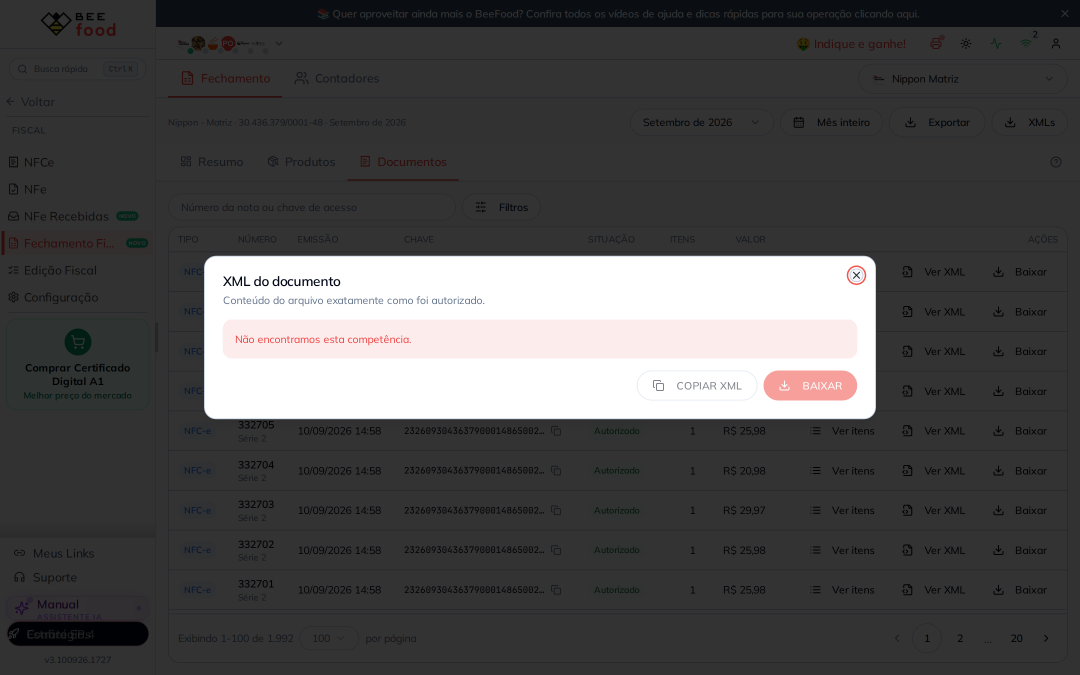
#> input picture manuais/fechamento-fiscal/imagens-puras/07-dialog-xml.png, 2160 x 1350 px, given in place of 01-tela-resumo.png, which was not available (shown at 1/2 size); the run also reads 1 picture not shown here
$ python annotate.py
#> lines starting #> are read from the running program, lines starting #| are printed output that depends on the picture; after the words box and inside, x2 and y2 are one past the last pixel; in counts of white or black regions, pixels touching at a corner belong together; pictures that were not available may be replaced by others from this repository, and a replacement may not be noted
"""Anota os screenshots do #94 Fechamento Fiscal.

Setas verdes + badges. Coordenadas em fracoes (0..1).
Cada marcador: (numero, alvo_x, alvo_y, badge_x, badge_y)
"""
import math
import os

from PIL import Image, ImageDraw, ImageFilter, ImageFont, ImageOps, ImageStat

SRC = "imagens-puras"
OUT = "imagens-tratadas"
os.makedirs(OUT, exist_ok=True)

GREEN = (22, 150, 78)
WHITE = (255, 255, 255)
A_LINE = 220
A_BADGE = 235

FONT_CANDIDATES = [
    r"C:\Windows\Fonts\arialbd.ttf",
    "/usr/share/fonts/truetype/croscore/Arimo-Bold.ttf",
    "/usr/share/fonts/truetype/dejavu/DejaVuSans-Bold.ttf",
]


def font(sz):
    for caminho in FONT_CANDIDATES:
        if os.path.exists(caminho):
            return ImageFont.truetype(caminho, sz)
    raise RuntimeError("nenhuma fonte bold encontrada")


def draw_arrow(d, x0, y0, x1, y1, w):
    col = GREEN + (A_LINE,)
    d.line([(x0, y0), (x1, y1)], fill=col, width=w)
    ang = math.atan2(y1 - y0, x1 - x0)
    L = w * 3.6
    for s in (0.45, -0.45):
        d.line([(x1, y1), (x1 - L * math.cos(ang - s), y1 - L * math.sin(ang - s))],
               fill=col, width=w)


def badge(d, cx, cy, r, num, fnt):
    d.ellipse([cx - r - 2, cy - r - 2, cx + r + 2, cy + r + 2], fill=WHITE + (235,))
    d.ellipse([cx - r, cy - r, cx + r, cy + r], fill=GREEN + (A_BADGE,))
    t = str(num)
    bb = d.textbbox((0, 0), t, font=fnt)
    d.text((cx - (bb[2] - bb[0]) / 2 - bb[0], cy - (bb[3] - bb[1]) / 2 - bb[1]),
           t, fill=WHITE, font=fnt)


def faixas(perfil, gap):
    """Trechos com tinta no perfil, unindo lacunas de ate `gap` pixels.

    Trechos com menos de 6 px caem fora: sao bordas de tabela, nao texto.
    """
    achadas = []
    inicio = fim = None
    for i, v in enumerate(perfil):
        if v >= 2:
            inicio = i if inicio is None else inicio
            fim = i
        elif inicio is not None and i - fim > gap:
            achadas.append((inicio, fim + 1))
            inicio = fim = None
    if inicio is not None:
        achadas.append((inicio, fim + 1))
    return [(a, b) for a, b in achadas if b - a >= 6]


def desfocar(img, regioes):
    """Suaviza so a mancha de cada valor: da para ver que ali tem um numero."""
    W, H = img.size
#> W = 2160; H = 1350
    gap = max(6, W // 150)
#> gap = 14
    for (fx, fy, fw, fh) in regioes:
        x0, y0 = int(fx * W), int(fy * H)
        x1, y1 = int((fx + fw) * W), int((fy + fh) * H)
        lg, at = x1 - x0, y1 - y0
        cinza = ImageOps.autocontrast(img.crop((x0, y0, x1, y1)).convert("L"))
        fundo = ImageStat.Stat(cinza).median[0]
        tinta = cinza.point(lambda v: 255 if abs(v - fundo) > 28 else 0)
        for (ly0, ly1) in faixas(list(tinta.resize((1, at), Image.BOX).getdata()), 1):
            linha = tinta.crop((0, ly0, lg, ly1)).resize((lg, 1), Image.BOX)
            alt = ly1 - ly0
            margem = max(2, alt // 4)
            for (lx0, lx1) in faixas(list(linha.getdata()), gap):
                caixa = (max(0, x0 + lx0 - margem), max(0, y0 + ly0 - margem),
                         min(W, x0 + lx1 + margem), min(H, y0 + ly1 + margem))
                img.paste(img.crop(caixa).filter(ImageFilter.GaussianBlur(max(3, alt // 4))), caixa)
#> this loop made 6 passes
#> fundo on passes 1 to 6: 255, 255, 238, 254, 255, 254
#> pass 1, in desfocar, `cinza = ImageOps.autocontrast(img.crop((x0, y0, x1, y1)).convert("L"))`:
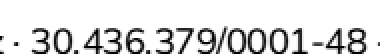
#> cinza: PIL image 190x27 L (shown 2 times larger); min 0, max 255, mean 221.5
#> pass 1, in desfocar, `tinta = cinza.point(lambda v: 255 if abs(v - fundo) > 28 else 0)`:
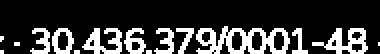
#> tinta: PIL image 190x27 L (shown 2 times larger); 21% white in thin lines or dots, all inside (x1, y1, x2, y2) = (0, 13, 190, 27)
#> pass 2, in desfocar, `cinza = ImageOps.autocontrast(img.crop((x0, y0, x1, y1)).convert("L"))`:
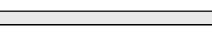
#> cinza: PIL image 212x35 L; min 0, max 255, mean 227.4
#> pass 2, in desfocar, `tinta = cinza.point(lambda v: 255 if abs(v - fundo) > 28 else 0)`:
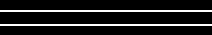
#> tinta: PIL image 212x35 L; 11.4% white in thin lines or dots, all inside (x1, y1, x2, y2) = (0, 10, 212, 26)
#> after the loop:
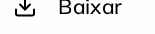
#> cinza: PIL image 155x34 L; min 0, max 254, mean 235.5
    return img


def annotate(name, markers, ring=None, blur=None):
    img = Image.open(os.path.join(SRC, name)).convert("RGBA")
    if blur:
        img = desfocar(img, blur)
    W, H = img.size
#> W = 2160; H = 1350
    overlay = Image.new("RGBA", (W, H), (0, 0, 0, 0))
#> overlay: PIL image 2160x1350 RGBA; every value is 0
    d = ImageDraw.Draw(overlay)
    r = int(W * 0.0125)
#> r = 27
    fnt = font(int(r * 1.2))
    w = max(2, int(W * 0.0022))
#> w = 4
    for (fx, fy, fw, fh) in (ring or []):
        x0, y0 = fx * W, fy * H
        d.rectangle([x0, y0, x0 + fw * W, y0 + fh * H], outline=GREEN + (A_LINE,), width=w)
    for (num, tx, ty, bx, by) in markers:
        TX, TY, BX, BY = tx * W, ty * H, bx * W, by * H
        ang = math.atan2(TY - BY, TX - BX)
        draw_arrow(d, BX + (r + 5) * math.cos(ang), BY + (r + 5) * math.sin(ang), TX, TY, w)
        badge(d, BX, BY, r, num, fnt)
    Image.alpha_composite(img, overlay).convert("RGB").save(os.path.join(OUT, name))
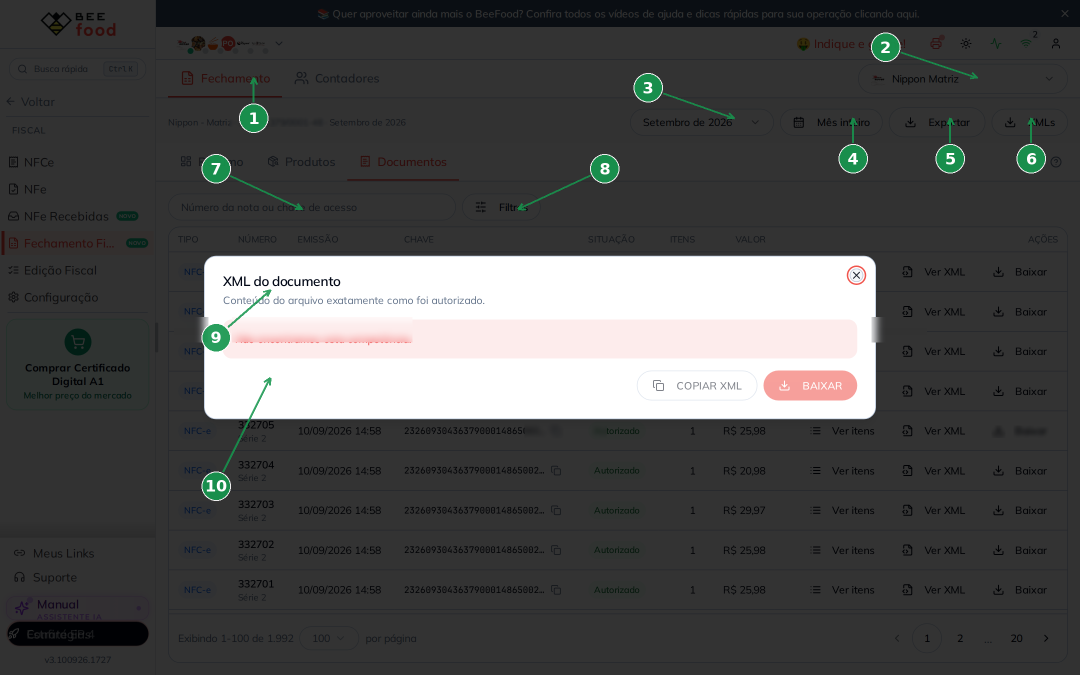
#> saved as 01-tela-resumo.png: PIL image 2160x1350 RGB (shown at 1/2 size); mean R, G, B 78.1, 78.5, 78.2
    print("OK", name)


# CNPJ da empresa e os R$ da tela de resumo.
CNPJ = (0.214, 0.166, 0.088, 0.020)
RESUMO = [
    CNPJ,
    (0.193, 0.318, 0.098, 0.026),  # valor autorizado
    (0.165, 0.476, 0.690, 0.026),  # composição
    (0.488, 0.625, 0.072, 0.052),  # ICMS
    (0.468, 0.770, 0.094, 0.029),  # total dos tributos
    (0.913, 0.634, 0.072, 0.025),  # valor total por tipo
]


# 1. Resumo
annotate("01-tela-resumo.png", [
    (1, 0.235, 0.115, 0.235, 0.175),   # aba Fechamento
    (2, 0.905, 0.115, 0.820, 0.070),   # seletor Nippon
    (3, 0.680, 0.175, 0.600, 0.130),   # competencia
    (4, 0.790, 0.175, 0.790, 0.235),   # Mes inteiro
    (5, 0.880, 0.175, 0.880, 0.235),   # Exportar
    (6, 0.955, 0.175, 0.955, 0.235),   # XMLs
    (7, 0.280, 0.310, 0.200, 0.250),   # Valor autorizado
    (8, 0.480, 0.310, 0.560, 0.250),   # Documentos
    (9, 0.250, 0.430, 0.200, 0.500),   # Composicao
    (10, 0.250, 0.560, 0.200, 0.720),  # Tributos
], blur=RESUMO)

# 2. Exportar
annotate("02-exportar-pdf-excel.png", [
    (1, 0.905, 0.205, 0.840, 0.155),   # PDF
    (2, 0.905, 0.245, 0.840, 0.300),   # Excel
], blur=RESUMO)
#> (the run stopped early here; a loop or call above may not have finished)
